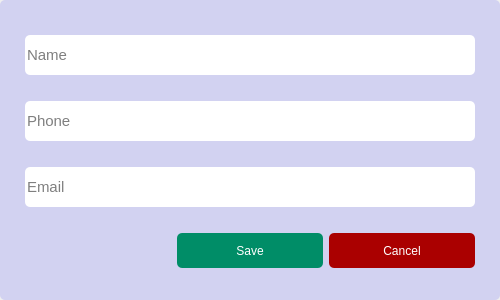
<?xml version="1.0" encoding="UTF-8"?>
<ui version="4.0">
 <class>Dialog</class>
 <widget class="QDialog" name="Dialog">
  <property name="geometry">
   <rect>
    <x>0</x>
    <y>0</y>
    <width>500</width>
    <height>300</height>
   </rect>
  </property>
  <property name="maximumSize">
   <size>
    <width>500</width>
    <height>300</height>
   </size>
  </property>
  <property name="windowTitle">
   <string>Add Supplier</string>
  </property>
  <property name="styleSheet">
   <string notr="true">border-radius: 5px;</string>
  </property>
  <layout class="QVBoxLayout" name="verticalLayout">
   <property name="leftMargin">
    <number>0</number>
   </property>
   <property name="topMargin">
    <number>0</number>
   </property>
   <property name="rightMargin">
    <number>0</number>
   </property>
   <property name="bottomMargin">
    <number>0</number>
   </property>
   <item>
    <widget class="QWidget" name="widget" native="true">
     <property name="maximumSize">
      <size>
       <width>56789</width>
       <height>350</height>
      </size>
     </property>
     <property name="styleSheet">
      <string notr="true">background-color: rgb(210, 210, 241);</string>
     </property>
     <layout class="QVBoxLayout" name="verticalLayout_2">
      <property name="leftMargin">
       <number>25</number>
      </property>
      <property name="topMargin">
       <number>15</number>
      </property>
      <property name="rightMargin">
       <number>25</number>
      </property>
      <item>
       <widget class="QLineEdit" name="name">
        <property name="sizePolicy">
         <sizepolicy hsizetype="Expanding" vsizetype="Expanding">
          <horstretch>0</horstretch>
          <verstretch>0</verstretch>
         </sizepolicy>
        </property>
        <property name="minimumSize">
         <size>
          <width>0</width>
          <height>8</height>
         </size>
        </property>
        <property name="maximumSize">
         <size>
          <width>16777215</width>
          <height>40</height>
         </size>
        </property>
        <property name="font">
         <font>
          <family>MS Shell Dlg 2</family>
          <pointsize>11</pointsize>
          <weight>9</weight>
          <italic>false</italic>
          <bold>false</bold>
         </font>
        </property>
        <property name="styleSheet">
         <string notr="true">background-color: rgb(255, 255, 255);
font: 75 11pt &quot;MS Shell Dlg 2&quot;;</string>
        </property>
        <property name="placeholderText">
         <string>Name</string>
        </property>
       </widget>
      </item>
      <item>
       <widget class="QLineEdit" name="phone">
        <property name="sizePolicy">
         <sizepolicy hsizetype="Expanding" vsizetype="Preferred">
          <horstretch>0</horstretch>
          <verstretch>0</verstretch>
         </sizepolicy>
        </property>
        <property name="minimumSize">
         <size>
          <width>0</width>
          <height>15</height>
         </size>
        </property>
        <property name="maximumSize">
         <size>
          <width>16777215</width>
          <height>40</height>
         </size>
        </property>
        <property name="font">
         <font>
          <family>MS Shell Dlg 2</family>
          <pointsize>11</pointsize>
          <weight>9</weight>
          <italic>false</italic>
          <bold>false</bold>
         </font>
        </property>
        <property name="styleSheet">
         <string notr="true">background-color: rgb(255, 255, 255);
font: 75 11pt &quot;MS Shell Dlg 2&quot;;</string>
        </property>
        <property name="placeholderText">
         <string>Phone</string>
        </property>
       </widget>
      </item>
      <item>
       <widget class="QLineEdit" name="email">
        <property name="sizePolicy">
         <sizepolicy hsizetype="Expanding" vsizetype="Preferred">
          <horstretch>0</horstretch>
          <verstretch>0</verstretch>
         </sizepolicy>
        </property>
        <property name="minimumSize">
         <size>
          <width>0</width>
          <height>15</height>
         </size>
        </property>
        <property name="maximumSize">
         <size>
          <width>16777215</width>
          <height>40</height>
         </size>
        </property>
        <property name="font">
         <font>
          <family>MS Shell Dlg 2</family>
          <pointsize>11</pointsize>
          <weight>9</weight>
          <italic>false</italic>
          <bold>false</bold>
         </font>
        </property>
        <property name="styleSheet">
         <string notr="true">background-color: rgb(255, 255, 255);
font: 75 11pt &quot;MS Shell Dlg 2&quot;;</string>
        </property>
        <property name="placeholderText">
         <string>Email</string>
        </property>
       </widget>
      </item>
      <item>
       <widget class="QWidget" name="widget_5" native="true">
        <property name="sizePolicy">
         <sizepolicy hsizetype="Preferred" vsizetype="Preferred">
          <horstretch>0</horstretch>
          <verstretch>0</verstretch>
         </sizepolicy>
        </property>
        <property name="maximumSize">
         <size>
          <width>16777215</width>
          <height>35</height>
         </size>
        </property>
        <layout class="QHBoxLayout">
         <property name="leftMargin">
          <number>0</number>
         </property>
         <property name="topMargin">
          <number>0</number>
         </property>
         <property name="rightMargin">
          <number>0</number>
         </property>
         <property name="bottomMargin">
          <number>0</number>
         </property>
         <item>
          <widget class="QWidget" name="widget_4" native="true">
           <property name="sizePolicy">
            <sizepolicy hsizetype="Expanding" vsizetype="Expanding">
             <horstretch>0</horstretch>
             <verstretch>0</verstretch>
            </sizepolicy>
           </property>
          </widget>
         </item>
         <item>
          <widget class="QWidget" name="widget_3" native="true">
           <layout class="QVBoxLayout" name="verticalLayout_4">
            <property name="leftMargin">
             <number>0</number>
            </property>
            <property name="topMargin">
             <number>0</number>
            </property>
            <property name="rightMargin">
             <number>0</number>
            </property>
            <property name="bottomMargin">
             <number>0</number>
            </property>
            <item>
             <widget class="QPushButton" name="save">
              <property name="sizePolicy">
               <sizepolicy hsizetype="Expanding" vsizetype="Preferred">
                <horstretch>0</horstretch>
                <verstretch>0</verstretch>
               </sizepolicy>
              </property>
              <property name="maximumSize">
               <size>
                <width>400</width>
                <height>500</height>
               </size>
              </property>
              <property name="styleSheet">
               <string notr="true">color: rgb(255, 255, 255);
font: 11pt &quot;Open Sans Extrabold&quot;;
background-color: rgb(0, 141, 103);</string>
              </property>
              <property name="text">
               <string>Save</string>
              </property>
             </widget>
            </item>
           </layout>
          </widget>
         </item>
         <item>
          <widget class="QWidget" name="widget_2" native="true">
           <layout class="QVBoxLayout" name="verticalLayout_3">
            <property name="leftMargin">
             <number>0</number>
            </property>
            <property name="topMargin">
             <number>0</number>
            </property>
            <property name="rightMargin">
             <number>0</number>
            </property>
            <property name="bottomMargin">
             <number>0</number>
            </property>
            <item>
             <widget class="QPushButton" name="cancel">
              <property name="sizePolicy">
               <sizepolicy hsizetype="Expanding" vsizetype="Expanding">
                <horstretch>0</horstretch>
                <verstretch>0</verstretch>
               </sizepolicy>
              </property>
              <property name="maximumSize">
               <size>
                <width>500</width>
                <height>16777215</height>
               </size>
              </property>
              <property name="styleSheet">
               <string notr="true">font: 11pt &quot;Open Sans Extrabold&quot;;
color: rgb(255, 255, 255);
background-color: rgb(170, 0, 0);</string>
              </property>
              <property name="text">
               <string>Cancel</string>
              </property>
             </widget>
            </item>
           </layout>
          </widget>
         </item>
        </layout>
       </widget>
      </item>
     </layout>
    </widget>
   </item>
  </layout>
 </widget>
 <resources/>
 <connections/>
</ui>
